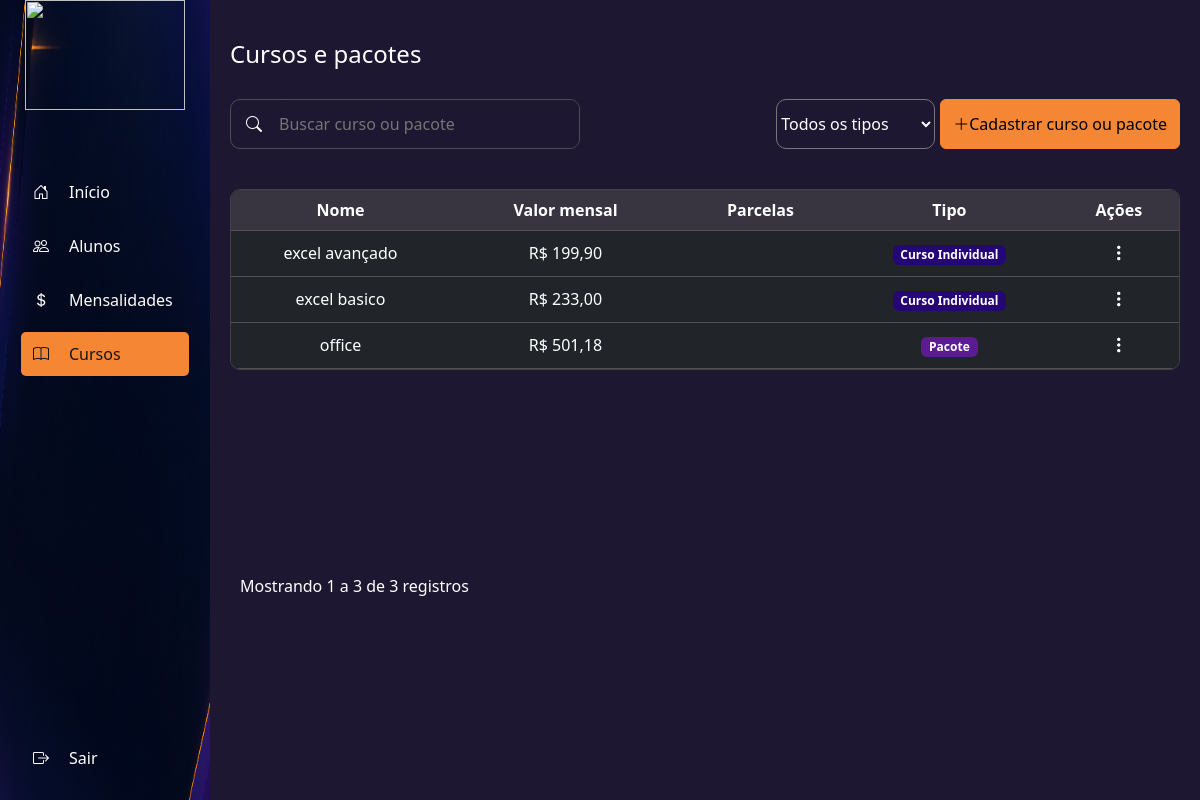
The page /compuway/system/cursos.php (signed in) on the database its author committed.
### tables this page shows
CREATE TABLE `cursos` (
  `id` int(11) NOT NULL,
  `nome` varchar(150) NOT NULL,
  `descricao` text DEFAULT NULL,
  `valor` decimal(10,2) NOT NULL,
  `carga_horaria` int(11) DEFAULT NULL,
  `data_cadastro` datetime DEFAULT current_timestamp(),
  `duracao_meses` int(11) DEFAULT NULL,
  `parcelas` int(11) DEFAULT NULL,
  `ativo` tinyint(1) NOT NULL DEFAULT 1
);

CREATE TABLE `pacotes` (
  `id` int(11) NOT NULL,
  `nome` varchar(150) NOT NULL,
  `valor` decimal(10,2) NOT NULL,
  `parcelas` int(11) DEFAULT NULL,
  `descricao` text DEFAULT NULL,
  `ativo` tinyint(1) NOT NULL DEFAULT 1,
  `data_cadastro` datetime DEFAULT current_timestamp()
);

### compuway/system/cursos.php (the view, shortened to what this page needs)
<?php
require_once __DIR__ . '/../backend/conexao.php';
$cursos = [];
$resultadoCursos = $conexao->query("SELECT id, nome, descricao, valor, carga_horaria, parcelas FROM cursos WHERE ativo = 1 ORDER BY nome");
if ($resultadoCursos) {
    while ($curso = $resultadoCursos->fetch_assoc()) {
        $cursos[] = [
            'id' => $curso['id'], 'nome' => $curso['nome'], 'tipo' => 'curso',
            'valor' => $curso['valor'], 'carga' => $curso['carga_horaria'],
            'parcelas' => $curso['parcelas'], 'descricao' => $curso['descricao']
        ];
    }
} else { $erroCursos = true; }
$resultadoPacotes = $conexao->query("SELECT id, nome, descricao, valor, parcelas FROM pacotes WHERE ativo = 1 ORDER BY nome");
if ($resultadoPacotes) {
    while ($pacote = $resultadoPacotes->fetch_assoc()) {
        $cursos[] = [
            'id' => $pacote['id'], 'nome' => $pacote['nome'], 'tipo' => 'pacote',
            'valor' => $pacote['valor'], 'carga' => '',
            'parcelas' => $pacote['parcelas'], 'descricao' => $pacote['descricao']
        ];
    }
} else { $erroCursos = true; }
?>
<!DOCTYPE html>
<html lang="pt-BR">
<head>
    <link rel="stylesheet" href="system.css">
    <link href="https://cdn.jsdelivr.net/npm/bootstrap@5.3.8/dist/css/bootstrap.min.css" rel="stylesheet">
    <link rel="stylesheet" href="https://cdn.jsdelivr.net/npm/bootstrap-icons@1.10.0/font/bootstrap-icons.css">
    <link rel="stylesheet" href="cursos.css">
    <link rel="stylesheet" href="./../components/sidebar.css">
</head>
<body>
    <?php include __DIR__ . '/../components/sidebar.php';  ?>
    <div class="main">
        <div class="header-cursos">
            <h1 class="title">Cursos e pacotes</h1>
        </div>
        <div class="acoes">
            <div class="busca-container">
                <i class="bi bi-search"></i>
                <input type="search" class="busca" id="buscarCurso" placeholder="Buscar curso ou pacote">
            </div>
            <select class="filter" id="filtrarTipo" aria-label="Filtrar por tipo">
                <option value="" selected>Todos os tipos</option>
            </select>
            <button type="button" class="btn btn-primary cadastrar-cursos" data-bs-toggle="modal"
                data-bs-target="#cadastroCursos"
                style="background-color: #F58634; color: #000000; border-color: #F58634; gap: 20px; height: 50px;">
                <i class="bi bi-plus-lg"></i>Cadastrar curso ou pacote</button>
        </div>
        <div class="container_cursos">
            <div class="table_cursos">
                <table class="table table-dark table-hover" style="border-radius: 10px;">
                    <thead class="thead-cursos">
                        <tr>
                            <th>Nome</th>
                            <th>Valor mensal</th>
                            <th>Parcelas</th>
                            <th>Tipo</th>
                            <th>Ações</th>
                        </tr>
                    </thead>
                    <tbody>
                        <?php foreach ($cursos as $c): ?>
                            <tr data-id="<?= $c['id'] ?>" data-nome="<?= htmlspecialchars($c['nome'], ENT_QUOTES) ?>"
                                data-tipo="<?= $c['tipo'] ?>" data-valor="<?= number_format((float)$c['valor'], 2, ',', '.') ?>"
                                data-carga="<?= htmlspecialchars((string)$c['carga'], ENT_QUOTES) ?>" data-parcelas="<?= htmlspecialchars((string)$c['parcelas'], ENT_QUOTES) ?>"
                                data-descricao="<?= htmlspecialchars($c['descricao'], ENT_QUOTES) ?>">
                                <td><?= htmlspecialchars($c['nome']) ?></td>
                                <td>R$ <?= number_format((float)$c['valor'], 2, ',', '.') ?></td>
                                <td><?= $c['parcelas'] !== '' ? htmlspecialchars((string)$c['parcelas']) : '—' ?></td>
                                <td>
                                    <?php if ($c['tipo'] === 'pacote'): ?>
                                        <span class="badge theme-primary badge-pacote">Pacote</span>
                                    <?php else: ?>
                                        <span class="badge theme-primary badge-curso">Curso Individual</span>
                                    <?php endif; ?>
                                </td>
                                <td>
                                    <div class="dropdown">
                                        <button class="btn-acoes dropdown-toggle" type="button" data-bs-toggle="dropdown"
                                            aria-expanded="false" aria-label="Ações">
                                            <i class="bi bi-three-dots-vertical"></i>
                                        </button>
                                    </div>
                                </td>
                            </tr>
                        <?php endforeach; ?>
                    </tbody>
                </table>
            </div>
            <div class="registros">
                <p id="contador">Mostrando 1 a <?= count($cursos) ?> de <?= count($cursos) ?> registros</p>
                <nav aria-label="Paginação">
                </nav>
            </div>
        </div>
    </div>
</body>
</html>

### compuway/system/system.css (style rules this page uses)
* { box-sizing: border-box; }
body { margin: 0; padding: 0; display: flex; flex-direction: row; align-items: flex-start; min-height: 100vh; overflow: hidden; }
.main { flex: 1; min-width: 0; min-height: 100vh; background-color: #1e1731; padding: 40px 20px 20px 20px; display: flex; flex-direction: column; justify-content: flex-start; }

### compuway/system/cursos.css (style rules this page uses)
.title { color: #ffffff; font-size: 24px; margin-bottom: 30px; }
.acoes { display: flex; flex-direction: row; align-items: center; justify-content: space-between; height: 50px; width: 100%; max-width: 1100px; margin: 0 auto 40px; }
.busca-container { display: flex; flex-direction: row; align-items: center; width: 350px; height: 50px; border: 1px solid #4e4d4e; border-radius: 10px; overflow: hidden; }
.busca-container i { padding: 10px 5px 10px 15px; }
.busca { min-width: 0; height: 100%; background-color: #1e1731; color: #ffffff; border-radius: 10px 0 0 10px; border: none; flex: 1; }
.busca-container .bi-search { color: #ffffff; margin-right: 10px; }
.filter { height: 50px; border-radius: 10px; background-color: #1e1732; color: #ffffff; gap: 5px; margin-left: auto; margin-right: 5px; }
.filter option { background-color: #232b45; color: #fff; }
.cadastrar-cursos { flex-shrink: 0; }
.container_cursos { display: flex; flex-direction: column; justify-content: center; width: 100%; max-width: 1100px; height: 440px; gap: 10px; padding: 0 0 15px 0; margin: 0 auto; }
.table_cursos { width: 100%; text-align: center; border-radius: 10px; border: 1px solid #424242; overflow: hidden; }
.table { margin-bottom: 0; height: 100%; }
.table-dark .thead-cursos th { background-color: #383541; }
.table tbody td { padding: 5px 0 5px 0; height: 45px; }
.badge-curso { background-color: #240675; }
.badge-pacote { background-color: #5c1c91; }
.registros { display: flex; flex-direction: row; align-items: center; margin-top: auto; }
p { flex: 1; margin-left: 10px; color: #ffffff; }
.btn-acoes { background: none; border: 0; color: #fff; font-size: 18px; padding: 4px 8px 4px 8px; border-radius: 6px; }
.btn-acoes.dropdown-toggle::after { display: none; }
.table_cursos td { vertical-align: middle; }

### rows shown on the page
cursos: nome "excel avançado", valor "199,90", shows "Curso Individual"
cursos: nome "excel basico", valor "233,00", shows "Curso Individual"
pacotes: nome "office", valor "501,18", shows "Pacote"
